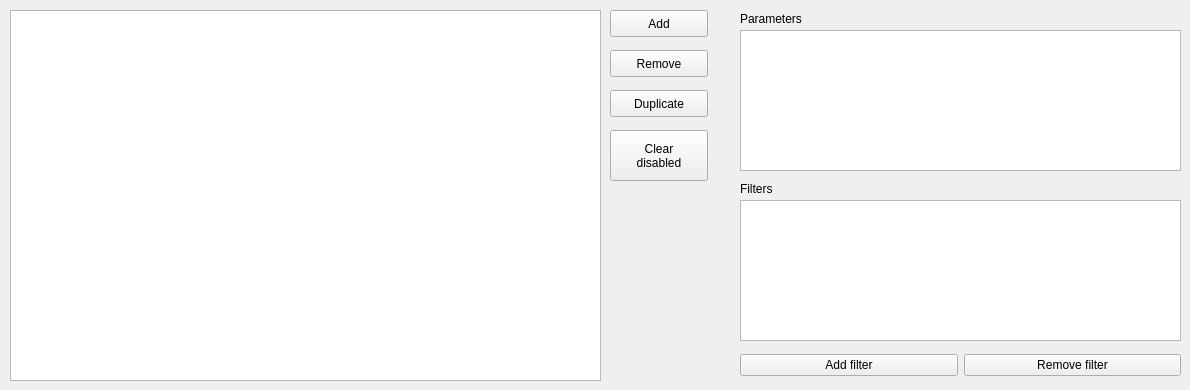
    <widget class="QWidget" name="pres_tab">
     <attribute name="title">
      <string>Presentation</string>
     </attribute>
     <widget class="QTableView" name="pres_list">
      <property name="geometry">
       <rect>
        <x>10</x>
        <y>10</y>
        <width>591</width>
        <height>371</height>
       </rect>
      </property>
      <property name="whatsThis">
       <string>&lt;html&gt;&lt;head/&gt;&lt;body&gt;&lt;p&gt;List of all the presenters configured in the current profile. Only those with the enable tick will be included in the output file.&lt;/p&gt;&lt;/body&gt;&lt;/html&gt;</string>
      </property>
     </widget>
     <widget class="QPushButton" name="pres_add">
      <property name="geometry">
       <rect>
        <x>610</x>
        <y>10</y>
        <width>98</width>
        <height>27</height>
       </rect>
      </property>
      <property name="whatsThis">
       <string>&lt;html&gt;&lt;head/&gt;&lt;body&gt;&lt;p&gt;Add a new presenter.&lt;/p&gt;&lt;/body&gt;&lt;/html&gt;</string>
      </property>
      <property name="text">
       <string>Add</string>
      </property>
     </widget>
     <widget class="QPushButton" name="pres_remove">
      <property name="geometry">
       <rect>
        <x>610</x>
        <y>50</y>
        <width>98</width>
        <height>27</height>
       </rect>
      </property>
      <property name="whatsThis">
       <string>&lt;html&gt;&lt;head/&gt;&lt;body&gt;&lt;p&gt;Remove the currently selected presenter.&lt;/p&gt;&lt;/body&gt;&lt;/html&gt;</string>
      </property>
      <property name="text">
       <string>Remove</string>
      </property>
     </widget>
     <widget class="QLabel" name="label_15">
      <property name="geometry">
       <rect>
        <x>740</x>
        <y>10</y>
        <width>81</width>
        <height>17</height>
       </rect>
      </property>
      <property name="text">
       <string>Parameters</string>
      </property>
     </widget>
     <widget class="QTableView" name="pres_param_list">
      <property name="geometry">
       <rect>
        <x>740</x>
        <y>30</y>
        <width>441</width>
        <height>141</height>
       </rect>
      </property>
      <property name="whatsThis">
       <string>&lt;html&gt;&lt;head/&gt;&lt;body&gt;&lt;p&gt;Parameter list of the currently selected presenter.&lt;/p&gt;&lt;/body&gt;&lt;/html&gt;</string>
      </property>
     </widget>
     <widget class="QLabel" name="label_16">
      <property name="geometry">
       <rect>
        <x>740</x>
        <y>180</y>
        <width>81</width>
        <height>17</height>
       </rect>
      </property>
      <property name="text">
       <string>Filters</string>
      </property>
     </widget>
     <widget class="QTableView" name="filter_list">
      <property name="geometry">
       <rect>
        <x>740</x>
        <y>200</y>
        <width>441</width>
        <height>141</height>
       </rect>
      </property>
      <property name="whatsThis">
       <string>&lt;html&gt;&lt;head/&gt;&lt;body&gt;&lt;p&gt;The filter list of the currently selected presenter.&lt;/p&gt;&lt;/body&gt;&lt;/html&gt;</string>
      </property>
     </widget>
     <widget class="QWidget" name="horizontalLayoutWidget">
      <property name="geometry">
       <rect>
        <x>740</x>
        <y>350</y>
        <width>441</width>
        <height>31</height>
       </rect>
      </property>
      <layout class="QHBoxLayout" name="horizontalLayout">
       <item>
        <widget class="QPushButton" name="filter_add">
         <property name="whatsThis">
          <string>&lt;html&gt;&lt;head/&gt;&lt;body&gt;&lt;p&gt;Add a new filter to the current presenter.&lt;/p&gt;&lt;/body&gt;&lt;/html&gt;</string>
         </property>
         <property name="text">
          <string>Add filter</string>
         </property>
        </widget>
       </item>
       <item>
        <widget class="QPushButton" name="filter_remove">
         <property name="whatsThis">
          <string>&lt;html&gt;&lt;head/&gt;&lt;body&gt;&lt;p&gt;Remove the currently selected filter.&lt;/p&gt;&lt;/body&gt;&lt;/html&gt;</string>
         </property>
         <property name="text">
          <string>Remove filter</string>
         </property>
        </widget>
       </item>
      </layout>
     </widget>
     <widget class="QPushButton" name="pres_duplicate">
      <property name="geometry">
       <rect>
        <x>610</x>
        <y>90</y>
        <width>98</width>
        <height>27</height>
       </rect>
      </property>
      <property name="whatsThis">
       <string>&lt;html&gt;&lt;head/&gt;&lt;body&gt;&lt;p&gt;Duplicate the currently selected presenter. The output variables of the new presenter will be cleared.&lt;/p&gt;&lt;/body&gt;&lt;/html&gt;</string>
      </property>
      <property name="text">
       <string>Duplicate</string>
      </property>
     </widget>
     <widget class="QPushButton" name="pres_clear">
      <property name="geometry">
       <rect>
        <x>610</x>
        <y>130</y>
        <width>98</width>
        <height>51</height>
       </rect>
      </property>
      <property name="whatsThis">
       <string>&lt;html&gt;&lt;head/&gt;&lt;body&gt;&lt;p&gt;Duplicate the currently selected algorithm. The new algorithm will be appended at the end of the processing pipeline and it's output variables will be cleared.&lt;/p&gt;&lt;/body&gt;&lt;/html&gt;</string>
      </property>
      <property name="text">
       <string>Clear
disabled</string>
      </property>
     </widget>
    </widget>
